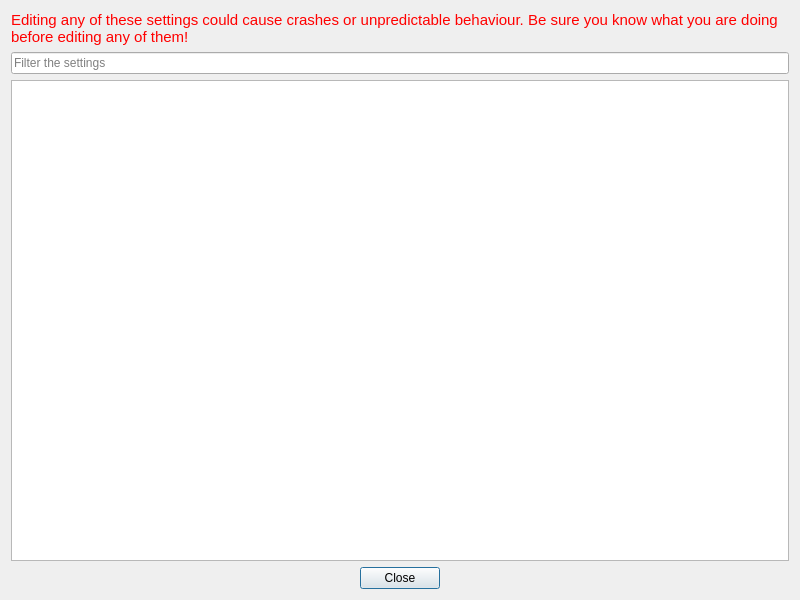
<?xml version="1.0" encoding="UTF-8"?>
<ui version="4.0">
 <class>ConfigEditor</class>
 <widget class="QDialog" name="ConfigEditor">
  <property name="windowModality">
   <enum>Qt::ApplicationModal</enum>
  </property>
  <property name="geometry">
   <rect>
    <x>0</x>
    <y>0</y>
    <width>800</width>
    <height>600</height>
   </rect>
  </property>
  <property name="windowTitle">
   <string>Advanced Config Editor</string>
  </property>
  <layout class="QVBoxLayout" name="verticalLayout">
   <item>
    <widget class="QLabel" name="warning">
     <property name="palette">
      <palette>
       <active>
        <colorrole role="WindowText">
         <brush brushstyle="SolidPattern">
          <color alpha="255">
           <red>255</red>
           <green>0</green>
           <blue>0</blue>
          </color>
         </brush>
        </colorrole>
       </active>
       <inactive>
        <colorrole role="WindowText">
         <brush brushstyle="SolidPattern">
          <color alpha="255">
           <red>255</red>
           <green>0</green>
           <blue>0</blue>
          </color>
         </brush>
        </colorrole>
       </inactive>
       <disabled>
        <colorrole role="WindowText">
         <brush brushstyle="SolidPattern">
          <color alpha="255">
           <red>106</red>
           <green>104</green>
           <blue>100</blue>
          </color>
         </brush>
        </colorrole>
       </disabled>
      </palette>
     </property>
     <property name="font">
      <font>
       <pointsize>11</pointsize>
      </font>
     </property>
     <property name="text">
      <string>Editing any of these settings could cause crashes or unpredictable behaviour. Be sure you know what you are doing before editing any of them!</string>
     </property>
     <property name="wordWrap">
      <bool>true</bool>
     </property>
    </widget>
   </item>
   <item>
    <widget class="QLineEdit" name="filter">
     <property name="placeholderText">
      <string>Filter the settings</string>
     </property>
    </widget>
   </item>
   <item>
    <widget class="RDTreeView" name="settings"/>
   </item>
   <item>
    <widget class="QDialogButtonBox" name="buttons">
     <property name="standardButtons">
      <set>QDialogButtonBox::Close</set>
     </property>
     <property name="centerButtons">
      <bool>true</bool>
     </property>
    </widget>
   </item>
  </layout>
 </widget>
 <customwidgets>
  <customwidget>
   <class>RDTreeView</class>
   <extends>QTreeView</extends>
   <header>Widgets/Extended/RDTreeView.h</header>
  </customwidget>
 </customwidgets>
 <resources/>
 <connections>
  <connection>
   <sender>buttons</sender>
   <signal>accepted()</signal>
   <receiver>ConfigEditor</receiver>
   <slot>accept()</slot>
   <hints>
    <hint type="sourcelabel">
     <x>225</x>
     <y>379</y>
    </hint>
    <hint type="destinationlabel">
     <x>225</x>
     <y>200</y>
    </hint>
   </hints>
  </connection>
  <connection>
   <sender>buttons</sender>
   <signal>rejected()</signal>
   <receiver>ConfigEditor</receiver>
   <slot>reject()</slot>
   <hints>
    <hint type="sourcelabel">
     <x>225</x>
     <y>379</y>
    </hint>
    <hint type="destinationlabel">
     <x>225</x>
     <y>200</y>
    </hint>
   </hints>
  </connection>
 </connections>
</ui>
